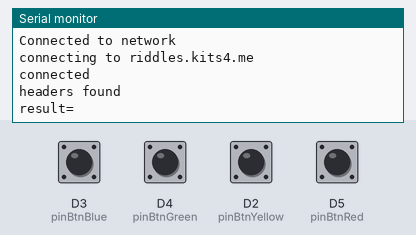
The sketch below on a simulated ESP8266 (NodeMCU). On the bench: the last lines printed to the serial monitor. The inputs (shaded band) are chosen by the test bench; at power-on: D2 (pinBtnYellow), D3 (pinBtnBlue), D4 (pinBtnGreen), D5 (pinBtnRed) HIGH. WiFi joins after 1.5 s; servers stay silent unless stated; uploads are accepted with an empty reply.

Above: at 15.9 s.
16.0 s: D3 (pinBtnBlue) pulled LOW for 0.15 s
At 16.5 s:
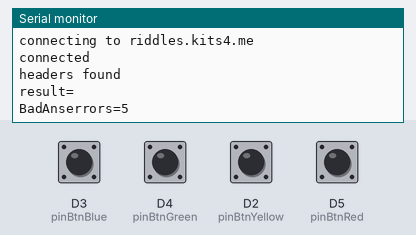
17.6 s: D4 (pinBtnGreen) pulled LOW for 0.15 s
At 18.8 s:
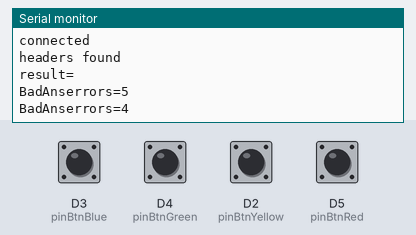
19.2 s: D2 (pinBtnYellow) pulled LOW for 0.15 s
At 20.4 s:
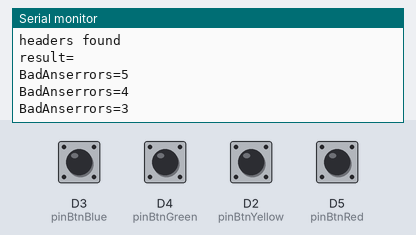
20.8 s: D5 (pinBtnRed) pulled LOW for 0.15 s
At 22.0 s:
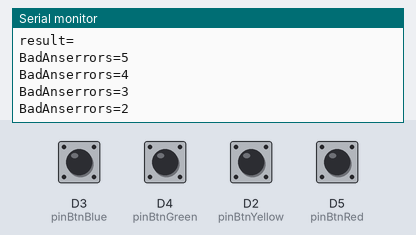
22.4 s: D3 (pinBtnBlue) pulled LOW for 1 s
At 23.6 s:
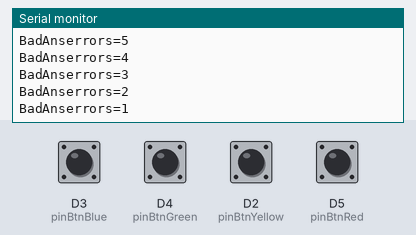
24.9 s: D4 (pinBtnGreen) pulled LOW for 1 s
At 25.7 s:
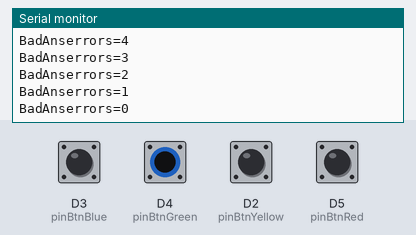
Timing chart, 0 to 27.9 s (numbered marks = the images above; inputs shaded):
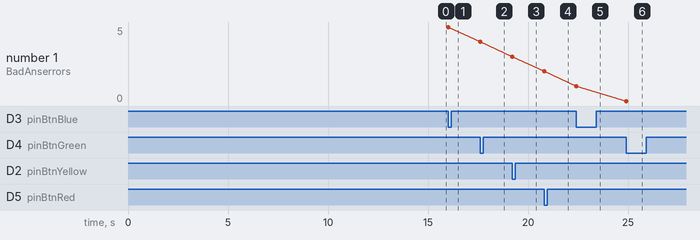

The sketch:

multichoise.ino
```cpp
#define pinBtnRed     D5
#define pinBtnGreen   D4
#define pinBtnBlue    D3
#define pinBtnYellow  D2

#define MAX_ERRORS  5
#define NUMBER_OF_CHANNELS 4
int Btns[NUMBER_OF_CHANNELS]={pinBtnRed,pinBtnGreen,pinBtnBlue,pinBtnYellow};
bool BtnIsPressed[NUMBER_OF_CHANNELS]={false,false,false,false};

String ans;
byte errors;

void NewGame(){
  errors=MAX_ERRORS;
  NewQuestion();
}
void NewQuestion(){
  ans=getDataFromServer();
}
void setup() {
  for(byte k=0;k<NUMBER_OF_CHANNELS;k++){
    pinMode(Btns[k],INPUT_PULLUP);
  }

  Serial.begin(9600);
  Serial.println("started");
  wifiSetup();
  delay(3000);
  NewGame();
}
void loop() {
  while(ans=="-1"){
    delay(10000);
    NewGame();
  }
  for(byte channel=0;channel<NUMBER_OF_CHANNELS;channel++){
    if(digitalRead(Btns[channel])==LOW){
      if(! BtnIsPressed[channel]){
        BtnIsPressed[channel]=true;
        if(ans==String(channel+1)){
          GoodAns();
        }
        else {
          BadAns();
        }
      }
    } else {
      BtnIsPressed[channel]=false;
    }
  }
  delay(20);
}
void GoodAns(){
  Serial.println("GoodAns");
  MoveNextQ();
  delay(3000);
  NewQuestion();
}
void BadAns(){
  Serial.print("BadAns");
  Serial.print("errors=");
  Serial.println(errors);
  errors--;
  if(errors==0){
    FinishGame();
  }
}
```

_11_wifi_handler.ino
```cpp
#include <ESP8266WiFi.h>
#include <ESP8266WiFiAP.h>
#include <ESP8266WiFiGeneric.h>
#include <ESP8266WiFiMulti.h>
#include <ESP8266WiFiScan.h>
#include <ESP8266WiFiSTA.h>
#include <ESP8266WiFiType.h>
#include <WiFiClient.h>
#include <WiFiClientSecure.h>
#include <WiFiServer.h>
#include <WiFiUdp.h>

//const char* ssid     = "5555";      // SSID of local network
//const char* password = "0777898910";   // Password on network
const char* ssid     = "adgn";      // SSID of local network
const char* password = "55555333";   // Password on network

char servername[]= "riddles.kits4.me";  // remote server we will connect to
char api_path[]="/group_data/a.txt";

  WiFiClient client;
int server_port=80;//http

void wifiSetup(){
  Serial.println("wifiSetup");
  WiFi.begin(ssid, password);

  while (WiFi.status() != WL_CONNECTED) {
    Serial.println("trying ...");
    delay(100);
  }
  Serial.println("Connected to network");

}

const unsigned long HTTP_TIMEOUT = 10000;  // max respone time from server
const size_t MAX_CONTENT_SIZE = 512;       // max size of the HTTP response

// Skip HTTP headers so that we are at the beginning of the response's body
bool skipResponseHeaders() {
  // HTTP headers end with an empty line
  char endOfHeaders[] = "\r\n\r\n";

  client.setTimeout(HTTP_TIMEOUT);
  bool ok = client.find(endOfHeaders);

  if (!ok) {
    Serial.println("No response or invalid response!");
  } else{
    Serial.println("headers found");
  }
  return ok;
}
bool sendRequest(){
   client.println("GET /group_data/a.txt HTTP/1.1"); //Send data
    client.print("Host: ");
    client.println(servername);
    client.println("Connection: close");  //close 1.1 persistent connection
    client.println(); //end of get request

    return true;
}
/*
 * this function activate a PHP script
 * without waiting for response
 */
void MoveNextQ(){
   client.println("GET /gA_next.php HTTP/1.1"); //Send data
    client.print("Host: ");
    client.println(servername);
    client.println("Connection: close");  //close 1.1 persistent connection
    client.println(); //end of get request
}
void FinishGame(){
   client.println("GET /gA_finish.php HTTP/1.1"); //Send data
    client.print("Host: ");
    client.println(servername);
    client.println("Connection: close");  //close 1.1 persistent connection
    client.println(); //end of get request
}
/*
 * this function gets data as string from
 * a file on the server
 */
String getDataFromServer(){
  String result;
  Serial.print("connecting to ");
  Serial.println(servername);
  if (client.connect(servername, server_port)) {  //starts client connection, checks for connection
    Serial.println("connected");

    if(sendRequest() && skipResponseHeaders()) {
        while (client.connected()) {
          result = client.readStringUntil('\n');
          Serial.print("result=");
          Serial.println(result);
          if (result == "\r") {
            Serial.println("headers received");
            break;
          }
          else {
            return result;
          }
        }
    }
  }
  else {
    Serial.println("connection failed"); //error message if no client connect
          Serial.print("servername=");
          Serial.print(servername);
          Serial.print("   server_port=");
          Serial.println(server_port);
    Serial.println();
//    greenOFF();
  }

   return result;
}
```

Measured:
- after the input at 16.0 s, the serial monitor: prints a new line at once (image 1)
- after the input at 17.6 s, the serial monitor: prints a new line at once (image 2)
- after the input at 19.2 s, the serial monitor: prints a new line at once (image 3)
- after the input at 20.8 s, the serial monitor: prints a new line at once (image 4)
- after the input at 22.4 s, the serial monitor: prints a new line at once (image 5)
- after the input at 24.9 s, the serial monitor: prints a new line at once (image 6)
- plotted number 1: 5 → 4 after the input at 17.6 s, 4 → 3 after the input at 19.2 s, 3 → 2 after the input at 20.8 s, 2 → 1 after the input at 22.4 s, 1 → 0 after the input at 24.9 s
